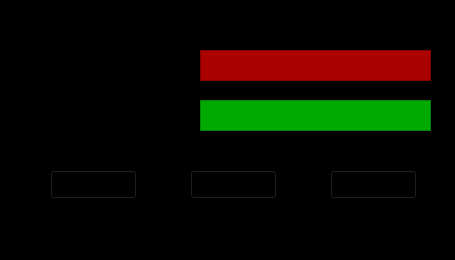
<?xml version="1.0" encoding="UTF-8"?>
<ui version="4.0">
 <class>MainWindow</class>
 <widget class="QMainWindow" name="MainWindow">
  <property name="geometry">
   <rect>
    <x>0</x>
    <y>0</y>
    <width>455</width>
    <height>260</height>
   </rect>
  </property>
  <property name="windowTitle">
   <string>MainWindow</string>
  </property>
  <property name="styleSheet">
   <string notr="true">background-color: rgb(0, 0, 0);</string>
  </property>
  <widget class="QWidget" name="centralwidget">
   <widget class="QLabel" name="label">
    <property name="geometry">
     <rect>
      <x>10</x>
      <y>0</y>
      <width>141</width>
      <height>31</height>
     </rect>
    </property>
    <property name="font">
     <font>
      <family>Courier 10 Pitch</family>
      <pointsize>14</pointsize>
      <weight>75</weight>
      <bold>true</bold>
     </font>
    </property>
    <property name="text">
     <string>Key Mapping:</string>
    </property>
   </widget>
   <widget class="QLabel" name="label_2">
    <property name="geometry">
     <rect>
      <x>40</x>
      <y>110</y>
      <width>141</width>
      <height>21</height>
     </rect>
    </property>
    <property name="font">
     <font>
      <family>Courier 10 Pitch</family>
     </font>
    </property>
    <property name="text">
     <string>key Mapping String:</string>
    </property>
   </widget>
   <widget class="QTextEdit" name="textEdit">
    <property name="geometry">
     <rect>
      <x>200</x>
      <y>100</y>
      <width>231</width>
      <height>31</height>
     </rect>
    </property>
    <property name="styleSheet">
     <string notr="true">background-color: rgb(0, 170, 0);
color: rgb(170, 0, 0);
font: 9pt &quot;Courier 10 Pitch&quot;;</string>
    </property>
    <property name="html">
     <string>&lt;!DOCTYPE HTML PUBLIC &quot;-//W3C//DTD HTML 4.0//EN&quot; &quot;http://www.w3.org/TR/REC-html40/strict.dtd&quot;&gt;
&lt;html&gt;&lt;head&gt;&lt;meta name=&quot;qrichtext&quot; content=&quot;1&quot; /&gt;&lt;style type=&quot;text/css&quot;&gt;
p, li { white-space: pre-wrap; }
&lt;/style&gt;&lt;/head&gt;&lt;body style=&quot; font-family:'Courier 10 Pitch'; font-size:9pt; font-weight:400; font-style:normal;&quot;&gt;
&lt;p style=&quot;-qt-paragraph-type:empty; margin-top:0px; margin-bottom:0px; margin-left:0px; margin-right:0px; -qt-block-indent:0; text-indent:0px;&quot;&gt;&lt;br /&gt;&lt;/p&gt;&lt;/body&gt;&lt;/html&gt;</string>
    </property>
   </widget>
   <widget class="QLabel" name="label_3">
    <property name="geometry">
     <rect>
      <x>40</x>
      <y>60</y>
      <width>141</width>
      <height>21</height>
     </rect>
    </property>
    <property name="font">
     <font>
      <family>Courier 10 Pitch</family>
     </font>
    </property>
    <property name="text">
     <string>Arduino String:</string>
    </property>
   </widget>
   <widget class="QTextEdit" name="textEdit_2">
    <property name="geometry">
     <rect>
      <x>200</x>
      <y>50</y>
      <width>231</width>
      <height>31</height>
     </rect>
    </property>
    <property name="styleSheet">
     <string notr="true">background-color: rgb(170, 0, 0);
color: rgb(0, 170, 0);
font: 9pt &quot;Courier 10 Pitch&quot;;</string>
    </property>
    <property name="html">
     <string>&lt;!DOCTYPE HTML PUBLIC &quot;-//W3C//DTD HTML 4.0//EN&quot; &quot;http://www.w3.org/TR/REC-html40/strict.dtd&quot;&gt;
&lt;html&gt;&lt;head&gt;&lt;meta name=&quot;qrichtext&quot; content=&quot;1&quot; /&gt;&lt;style type=&quot;text/css&quot;&gt;
p, li { white-space: pre-wrap; }
&lt;/style&gt;&lt;/head&gt;&lt;body style=&quot; font-family:'Courier 10 Pitch'; font-size:9pt; font-weight:400; font-style:normal;&quot;&gt;
&lt;p style=&quot;-qt-paragraph-type:empty; margin-top:0px; margin-bottom:0px; margin-left:0px; margin-right:0px; -qt-block-indent:0; text-indent:0px;&quot;&gt;&lt;br /&gt;&lt;/p&gt;&lt;/body&gt;&lt;/html&gt;</string>
    </property>
   </widget>
   <widget class="QPushButton" name="pushButton">
    <property name="geometry">
     <rect>
      <x>50</x>
      <y>170</y>
      <width>87</width>
      <height>29</height>
     </rect>
    </property>
    <property name="text">
     <string>CANCEL</string>
    </property>
   </widget>
   <widget class="QPushButton" name="pushButton_2">
    <property name="geometry">
     <rect>
      <x>190</x>
      <y>170</y>
      <width>87</width>
      <height>29</height>
     </rect>
    </property>
    <property name="text">
     <string>SAVE</string>
    </property>
   </widget>
   <widget class="QPushButton" name="pushButton_3">
    <property name="geometry">
     <rect>
      <x>330</x>
      <y>170</y>
      <width>87</width>
      <height>29</height>
     </rect>
    </property>
    <property name="text">
     <string>HELP</string>
    </property>
   </widget>
  </widget>
  <widget class="QMenuBar" name="menubar">
   <property name="geometry">
    <rect>
     <x>0</x>
     <y>0</y>
     <width>455</width>
     <height>23</height>
    </rect>
   </property>
  </widget>
  <widget class="QStatusBar" name="statusbar"/>
 </widget>
 <resources/>
 <connections/>
</ui>
